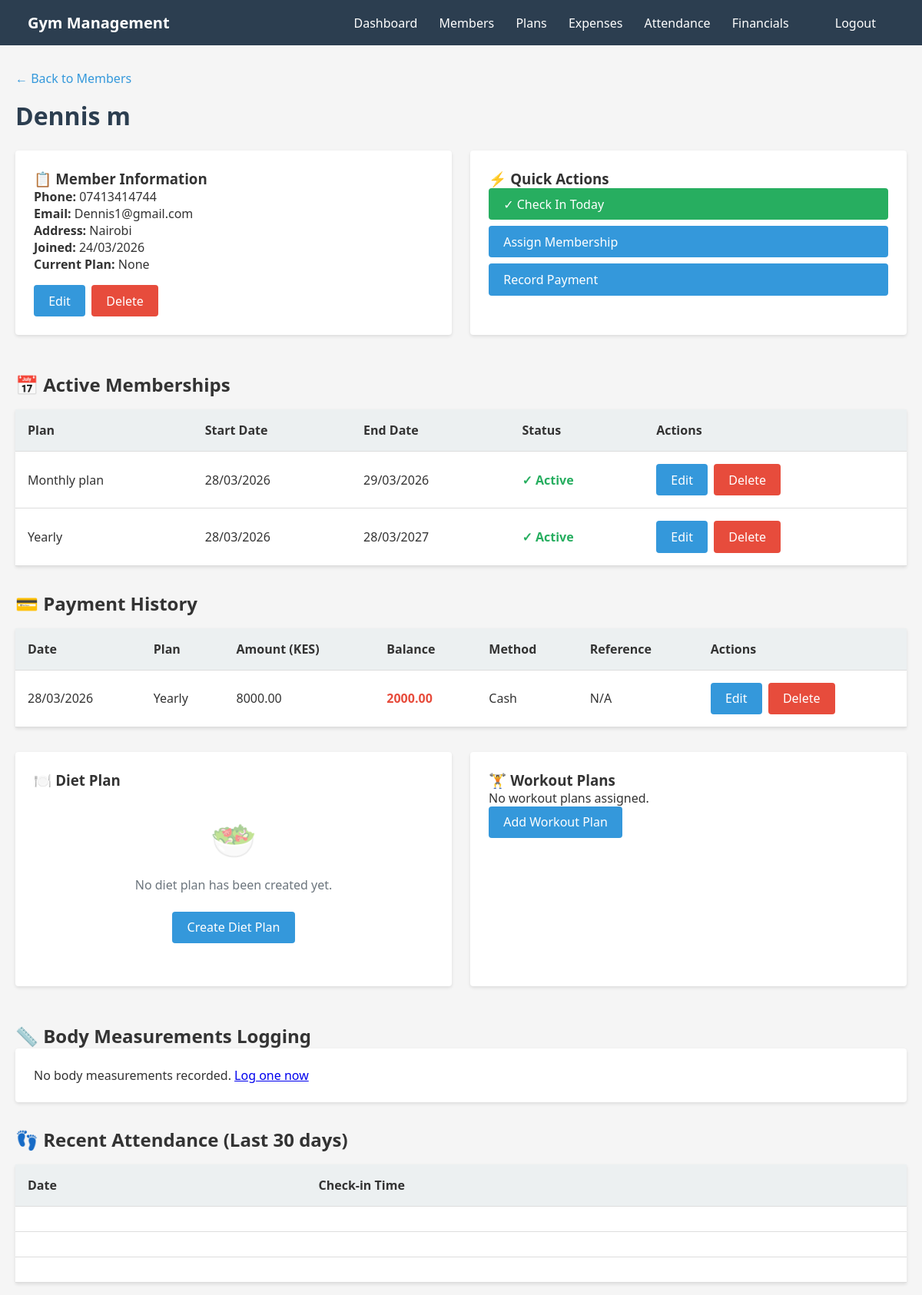
The app's page /members/7/ (signed in), older data.
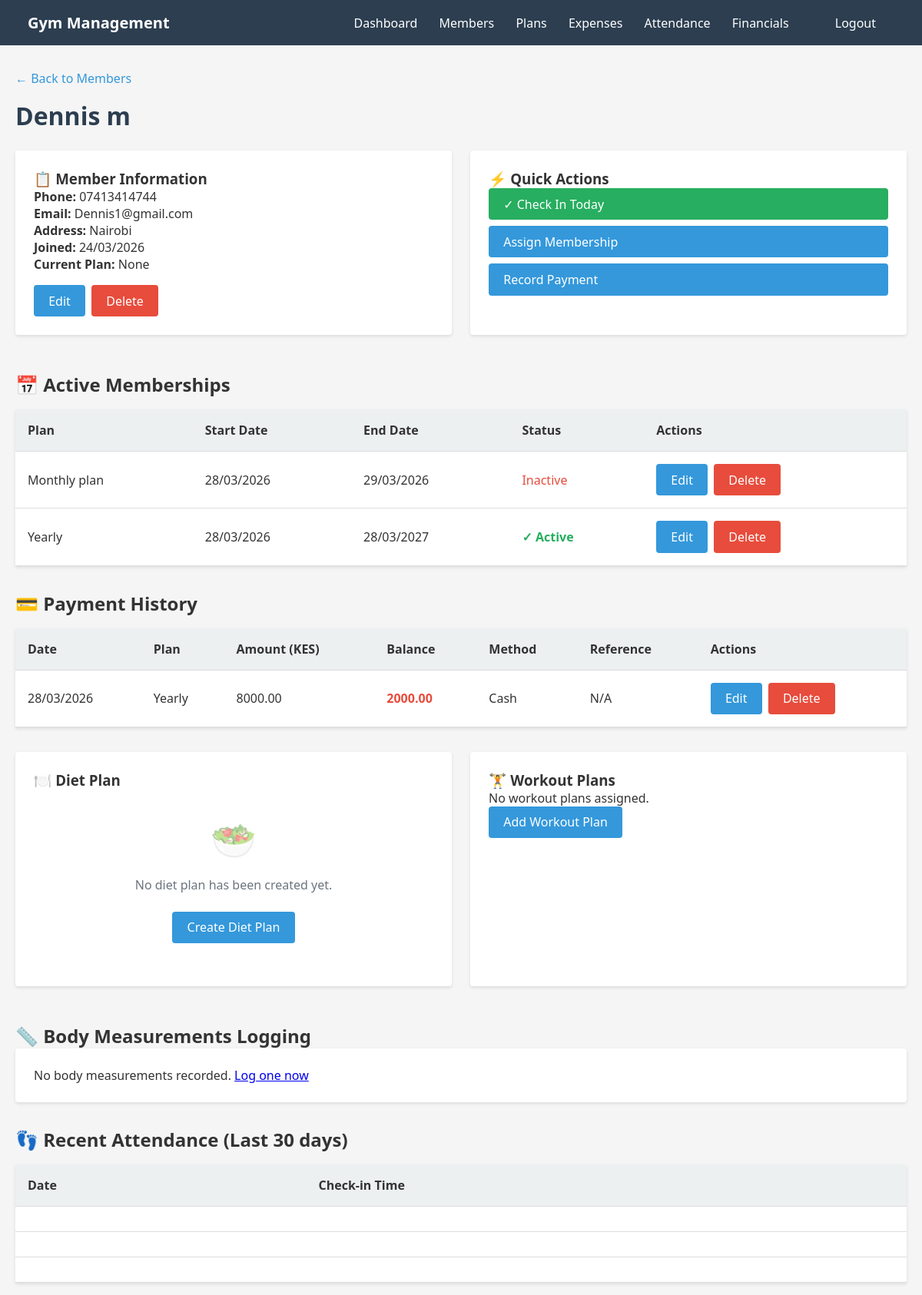
The same page, newer data.
### base/gym/models.py (models this page shows, shortened)
class Membership(models.Model):
    member = models.ForeignKey(Member, on_delete=models.CASCADE, related_name="memberships")
    plan = models.ForeignKey(MembershipPlan, on_delete=models.PROTECT)
    start_date = models.DateField(default=timezone.now)
    end_date = models.DateField(blank=True, null=True)
    is_active = models.BooleanField(default=True, db_index=True)

class MembershipPlan(models.Model):
    name = models.CharField(max_length=60)
    price = models.DecimalField(max_digits=10, decimal_places=2)
    duration_days = models.PositiveIntegerField()

### base/gym/views/members.py (the view)
# urls.py: path("members/<int:member_id>/", views.member_detail, name="member_detail"),
@login_required
def member_detail(request, member_id):
    member = get_object_or_404(Member, id=member_id)
    memberships = member.memberships.all()
    payments = member.payments.all()
    attendance = member.attedance_set.all().order_by("-date")[:30]
    measurements = member.measurements.all().order_by("-date")
    try:
        diet_plan = member.diet_plan
    except DietPlan.DoesNotExist:
        diet_plan = None
    workout_plans = member.workout_plans.all()
    return render(
        request,
        "gym/member_detail.html",
        {
            "member": member,
            "memberships": memberships,
            "payments": payments,
            "attendance": attendance,
            "measurements": measurements,
            "diet_plan": diet_plan,
            "workout_plans": workout_plans,
        },
    )

### base/gym/models.py (called while the page is built)
    @property
    def plan_name(self):
        if self.Membership and self.Membership.plan:
            return self.Membership.plan.name
        return "N/A"

    @property
    def balance(self):
        if self.Membership and self.Membership.plan:
            total_paid = Payment.objects.filter(
                Membership=self.Membership,
                id__lte=self.id
            ).aggregate(total=models.Sum('amount'))['total'] or 0
            return self.Membership.plan.price - total_paid
        return 0

### base/templates/gym/member_detail.html (shortened to what the changed rows need)
{% extends 'gym/base.html' %}
{% block content %}
<h1>{{ member.full_name }}</h1>
<h2>📅 Active Memberships</h2>
{% if memberships %}
<table>
    <thead>
        <tr>
            <th>Plan</th>
            <th>Start Date</th>
            <th>End Date</th>
            <th>Status</th>
            <th>Actions</th>
        </tr>
    </thead>
    <tbody>
        {% for m in memberships %}
        <tr>
            <td>{{ m.plan.name }}</td>
            <td>{{ m.start_date|date:"d/m/Y" }}</td>
            <td>{{ m.end_date|date:"d/m/Y" }}</td>
            <td>
                {% if m.is_active %}
                <span style="color: #27ae60; font-weight: bold;">✓ Active</span>
                {% else %}
                <span style="color: #e74c3c;">Inactive</span>
                {% endif %}
            </td>
            <td>
                <div class="actions">
                    <a href="{% url 'membership_edit' m.id %}" class="btn">Edit</a>
                    <a href="{% url 'membership_delete' m.id %}" class="btn btn-danger">Delete</a>
                </div>
            </td>
        </tr>
        {% endfor %}
    </tbody>
</table>
{% else %}
<div class="card">
    <p>No active memberships. <a href="{% url 'assign_membership' member.id %}">Assign one now</a></p>
</div>
{% endif %}
<h2 style="margin-top: 2rem;">💳 Payment History</h2>
{% if payments %}
<table>
    <thead>
        <tr>
            <th>Date</th>
            <th>Plan</th>
            <th>Amount (KES)</th>
            <th>Balance</th>
            <th>Method</th>
            <th>Reference</th>
            <th>Actions</th>
        </tr>
    </thead>
</table>
{% else %}
<div class="card">
    <p>No payments recorded. <a href="{% url 'record_payment' member.id %}">Record a payment</a></p>
</div>
{% endif %}
<h2 style="margin-top: 2rem;">📏 Body Measurements Logging</h2>
<h2 style="margin-top: 2rem;">👣 Recent Attendance (Last 30 days)</h2>
{% if attendance %}
<table>
    <thead>
        <tr>
            <th>Date</th>
            <th>Check-in Time</th>
        </tr>
    </thead>
</table>
{% else %}
<div class="card">
    <p>No attendance records yet.</p>
</div>
{% endif %}
{% endblock %}

Row changes from the older to the newer data that the page shows:
changed Membership "Monthly plan": is_active "✓ Active" → "Inactive"
